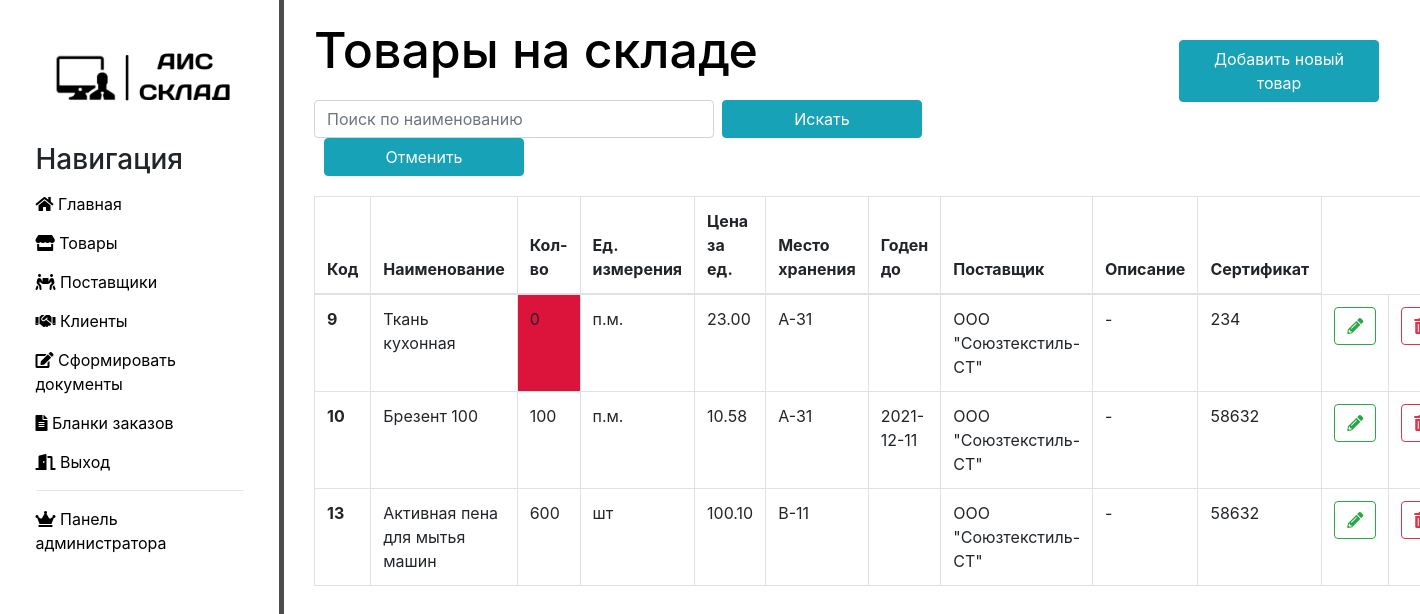
/products (signed in), run on the app's committed database.
### main/models.py (models this page shows, shortened)
class Product(models.Model):
    product_name = models.CharField('Наименование', max_length=255)
    amount = models.PositiveSmallIntegerField('Количество')
    unit = models.ForeignKey(Unit, on_delete=models.PROTECT)
    price_for_one = models.DecimalField('Цена за единицу', max_digits=6, decimal_places=2)
    place_for_store = models.ForeignKey(Place,  on_delete=models.PROTECT)
    valid = models.CharField('Годен до', max_length=10, blank=True)
    provider = models.ForeignKey(Provider, on_delete=models.PROTECT)
    description = models.CharField('Описание', max_length=255, default=' - ', blank=True)
    certificate = models.CharField('№ сертификата',  max_length=30)
    class Meta:
        verbose_name = 'Товар'
        verbose_name_plural = 'Товары'

class Unit(models.Model):
    unit = models.CharField('Единица измерения', max_length=20, primary_key=True)
    def __str__(self):
        return self.unit
    class Meta:
        verbose_name = 'Единица измерения'
        verbose_name_plural = 'Единицы измерения'

class Place(models.Model):
    place_for_store = models.CharField('Место хранения', max_length=50, primary_key=True)
    def __str__(self):
        return self.place_for_store
    class Meta:
        verbose_name = 'Место хранения'
        verbose_name_plural = 'Места хранения'

class Provider(models.Model):
    provider_name = models.CharField('Название фирмы', max_length=255)
    inn = models.BigIntegerField('ИНН')
    phone = models.CharField('Телефон', max_length=20)
    address = models.CharField('Адрес', max_length=255)
    def __str__(self):
        return self.provider_name
    class Meta:
        verbose_name = 'Поставщик'
        verbose_name_plural = 'Поставщики'

### main/views.py (the view, shortened to what this page needs)
# urls.py: path('products', views.products_func, name='products'),
def products_func(request):
    search_query = request.GET.get('search', '').upper()
    products = Product.objects.all()
    key_list = []
    message = ''
    return render(request, 'main/products_inform.html', {'products': products, 'key': key_list, 'message': message})

### main/templates/main/products_inform.html (shortened to what this page needs)
{% extends 'main/layout.html' %}
{% block content %}
    <div class="features">
    <h1>Товары на складе
          {% for group in request.user.groups.all %}
          {% if group.name != 'Менеджер по продажам' %}
        <a href="{% url 'add_product' %}"> <button type="button" class="btn btn-info">Добавить новый товар</button></a>
        {% endif %}
        {% endfor %}
       </h1>
        <div>
            <form action="{% url 'products' %}" method="GET" class="form-inline my-2 my-lg-0">
          <input type="search" class="form-control mr-sm-2" placeholder="Поиск по наименованию" name="search" style="width: 400px;">
          <button type="Submit" class="btn btn-info my-2 my-sm-0" name = "Submit" value="Submit" >Искать</button>
          <button type="Submit" class="btn btn-info my-2 my-sm-0" name = "Cancel" value="Reset" style="margin-left:10px;">Отменить</button>
            </form>
         </div>
        <p style="padding: 10px;">{{message}}</p>
        <table class="table table-bordered">
   <thead>
    <tr>
      <th scope="col">Код</th>
      <th scope="col">Наименование</th>
      <th scope="col">Кол-во</th>
      <th scope="col">Ед. измерения</th>
      <th scope="col">Цена за ед.</th>
      <th scope="col">Место хранения</th>
      <th scope="col">Годен до</th>
      <th scope="col">Поставщик</th>
      <th scope="col">Описание</th>
      <th scope="col">Сертификат</th>
    </tr>
  </thead>
  <tbody>
  {% if products %}
    {% for el in products %}
        {% if key %}
            {% for k in key %}
                    {% if el.id == k %}
    <tr>
      <th scope="row">{{el.id}}</th>
      <td>{{el.product_name}}</td>
        {% if el.amount == 0 %}
      <td bgcolor="#D3EDF6" align="center">{{el.amount}}</td>
        {% else %}
        <td>{{el.amount}}</td>
        {% endif %}
      <td>{{el.unit}}</td>
      <td>{{el.price_for_one}}</td>
      <td>{{el.place_for_store}}</td>
      <td>{{el.valid}}</td>
      <td>{{el.provider}}</td>
      <td>{{el.description}}</td>
      <td>{{el.certificate}}</td>
           {% for group in request.user.groups.all %}
          {% if group.name != 'Менеджер по продажам' %}
     <td><a href="{% url 'update_product' el.id %}"> <button class="btn btn-outline-success"><i class="fas fa-pencil-alt"></i></button></a></td>
      <td><a href="{% url 'delete_product' el.id %}"><button type="submit" class="btn btn-outline-danger"><i class="fas fa-trash-alt"></i></button></a></td>
         {% endif %}
        {% endfor %}
    </tr>
                {% endif %}
            {% endfor %}
        {% else %}
   <tr>
      <th scope="row">{{el.id}}</th>
      <td>{{el.product_name}}</td>
       {% if el.amount == 0 %}
      <td bgcolor="#DC143C">{{el.amount}}</td>
       {% else %}
       <td>{{el.amount}}</td>
       {% endif %}
      <td>{{el.unit}}</td>
      <td>{{el.price_for_one}}</td>
      <td>{{el.place_for_store}}</td>
      <td>{{el.valid}}</td>
      <td>{{el.provider}}</td>
      <td>{{el.description}}</td>
      <td>{{el.certificate}}</td>
           {% for group in request.user.groups.all %}
          {% if group.name != 'Менеджер по продажам' %}
     <td><a href="{% url 'update_product' el.id %}"> <button class="btn btn-outline-success"><i class="fas fa-pencil-alt"></i></button></a></td>
      <td><a href="{% url 'delete_product' el.id %}"><button type="submit" class="btn btn-outline-danger"><i class="fas fa-trash-alt"></i></button></a></td>
         {% endif %}
        {% endfor %}
    </tr>
        {% endif %}
   {% endfor %}
  {% else %}
        <p>У вас нет товаров на складе</p>
 {% endif %}
  </tbody>
</table>
    </div>
{% endblock %}

### main/templates/main/layout.html (shortened to what this page needs)
{% load static %}
<!doctype html>
<html lang="en">
<head>
    <link rel="stylesheet"  href = "https://stackpath.bootstrapcdn.com/bootstrap/4.3.1/css/bootstrap.min.css">
    <link rel="stylesheet" href="{% static 'main/css/main.css' %}">
    <link rel="stylesheet" href="https://use.fontawesome.com/releases/v5.8.2/css/all.css">
</head>
<body>
    <aside>
         <img src="{% static 'main/img/logo.png' %}" width="100%"   alt="logo">
        <h3>Навигация</h3>
        <ul>
           <a href="{% url 'home' %}" ><li><i class="fas fa-home"></i></i> Главная</li></a>
            {% if user.is_authenticated %}
           <a href="{% url 'products' %}"><li><i class="fas fa-store"></i> Товары</li></a>
           <a href="{% url 'providers' %}" ><li><i class="fas fa-people-carry"></i> Поставщики</li></a>
            <a href="{% url 'clients' %}"><li><i class="fas fa-handshake"></i> Клиенты</li></a>
            {% for group in request.user.groups.all %}
            {% if group.name == 'Заведующий складом' or group.name == 'Администратор сайта' %}
              <a href="{% url 'documents' %}"><li><i class="fas fa-edit"></i></i> Сформировать документы</li></a>
            {% else %}
              <a href="{% url 'documents' %}"><li><i class="fas fa-edit"></i></i> Посмотреть документы</li></a>
                {% endif %}
            {% endfor %}
           <a href="{% url 'my-view' %}"><li><i class="fas fa-file-alt"></i> Бланки заказов</li></a>
            <a href="{% url 'logout' %}"><li><i class="fas fa-door-open"></i></i> Выход</li></a>
            {% else %}
            <a href="{% url 'login' %}"><li><i class="fas fa-sign-in-alt"></i> Войти</li></a>
            {% endif %}
            {% if user.is_superuser %}
            <hr>
            <a href="{% url 'admin:index' %}"><li><i class="fas fa-crown"></i> Панель администратора</li></a>
            {% endif %}
        </ul>
    </aside>
    <main>
       {% block content %}
    {% endblock %}
    </main>
</body>
</html>

### main/static/main/css/main.css (style rules this page uses)
body { background: ; }
aside { float: left; background: white; width: 20%; padding: 2.5%; height: 100vh; border-right: 5px solid #4d4d4d; }
aside h3 { margin-top: 20px; font-size: 28px; }
aside img { padding: 0% }
aside ul { padding: 0%; }
aside ul li { color: black; display: block; margin-top: 15px; transition: transform .5s ease; }
main .features { float:left; color: black; margin: 20px 10px 10px 30px; text-align: left; width: 75%; }
main .features h1 { font-size: 50px; margin-bottom: 20px; }
main .features p { max-width: 50%; margin: 0px ; }
form { width:60% }
.btn-info { float: right; margin-top:20px; width: 200px; }

### data on the page
Product: id "9", product_name "Ткань кухонная", amount "0", unit "п.м.", price_for_one "23.00", place_for_store "А-31", provider "ООО \"Союзтекстиль-СТ\"", description "-", certificate "234"
Product: id "10", product_name "Брезент 100", amount "100", unit "п.м.", price_for_one "10.58", place_for_store "А-31", valid "2021-12-11", provider "ООО \"Союзтекстиль-СТ\"", description "-", certificate "58632"
Product: id "13", product_name "Активная пена для мытья машин", amount "600", unit "шт", price_for_one "100.10", place_for_store "В-11", provider "ООО \"Союзтекстиль-СТ\"", description "-", certificate "58632"
